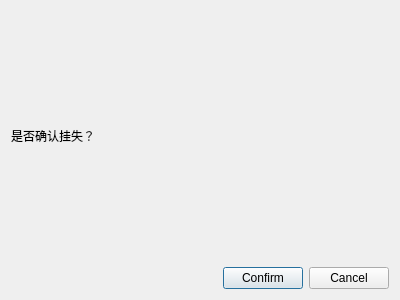
<?xml version="1.0" encoding="UTF-8"?>
<ui version="4.0">
 <class>ReportLostDialog</class>
 <widget class="QDialog" name="ReportLostDialog">
  <property name="geometry">
   <rect>
    <x>0</x>
    <y>0</y>
    <width>400</width>
    <height>300</height>
   </rect>
  </property>
  <property name="windowTitle">
   <string>Dialog</string>
  </property>
  <layout class="QVBoxLayout" name="verticalLayout">
   <item>
    <widget class="QLabel" name="label">
     <property name="text">
      <string>是否确认挂失？</string>
     </property>
    </widget>
   </item>
   <item>
    <layout class="QHBoxLayout" name="horizontalLayout">
     <item>
      <spacer name="horizontalSpacer">
       <property name="orientation">
        <enum>Qt::Horizontal</enum>
       </property>
       <property name="sizeHint" stdset="0">
        <size>
         <width>40</width>
         <height>20</height>
        </size>
       </property>
      </spacer>
     </item>
     <item>
      <widget class="QPushButton" name="confirmButton">
       <property name="text">
        <string>Confirm</string>
       </property>
      </widget>
     </item>
     <item>
      <widget class="QPushButton" name="cancelButton">
       <property name="text">
        <string>Cancel</string>
       </property>
      </widget>
     </item>
    </layout>
   </item>
  </layout>
 </widget>
 <resources/>
 <connections/>
</ui>
